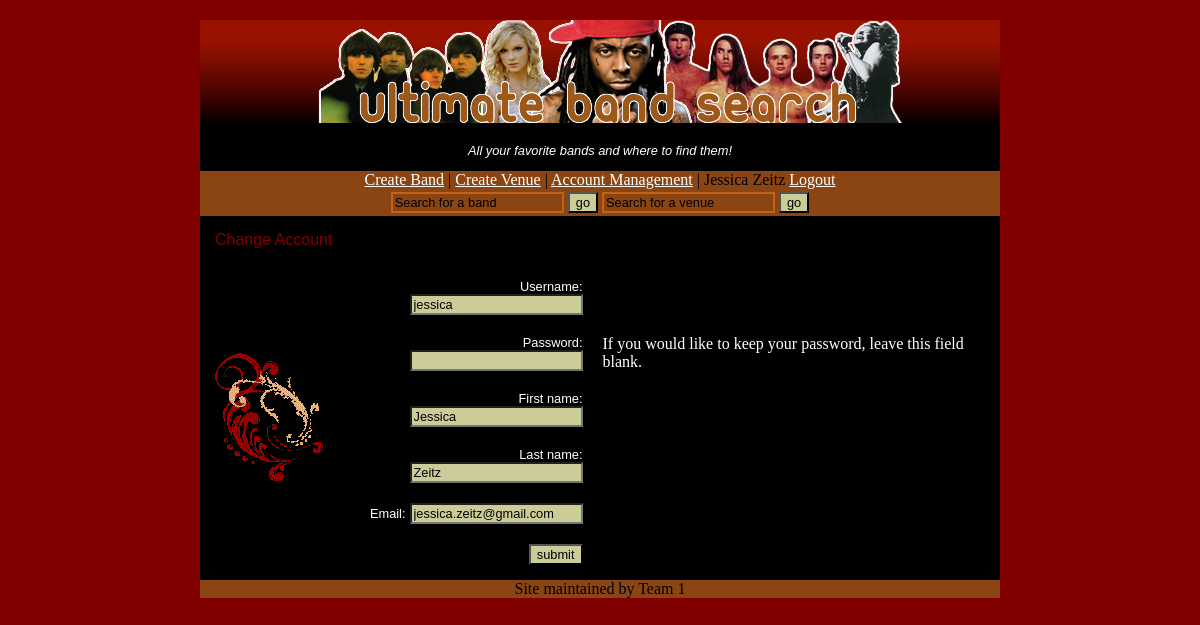
/changeaccount.php (signed in), run on the app's committed database.
### tables this page shows
CREATE TABLE IF NOT EXISTS `accounts` (`userid` smallint(6) NOT NULL AUTO_INCREMENT, `username` varchar(50) NOT NULL, `password` varchar(40) NOT NULL, `firstname` varchar(50) NOT NULL, `lastname` varchar(50) NOT NULL, `email` varchar(50) NOT NULL, PRIMARY KEY (`userid`));

### changeaccount.php (the view, shortened to what this page needs)
<?php
include "dbconnect.php";
?>
<!DOCTYPE html PUBLIC "-//W3C//DTD XHTML 1.0 Transitional//EN"
  "http://www.w3.org/TR/xhtml1/DTD/xhtml1-transitional.dtd">
<html xmlns="http://www.w3.org/1999/xhtml" xml:lang="en" lang="en">
<head>
<link rel="stylesheet" type="text/css" href="style.css" />
</head>
<body>
<div id="wrap">
    <?php
	if(isset($_SESSION['userid'])){
			include("headerUser.php");
		} else {
			include("headerGuest.html");
		}
		$userid=$_SESSION['userid'];
		$query="SELECT * FROM accounts where userid='$userid'";
		$result=mysqli_query($db, $query);
		$row = mysqli_fetch_array($result);
		$username=$row['username'];
		$firstname=$row['firstname'];
		$lastname=$row['lastname'];
		$email=$row['email'];
	?>
	<div id="main">
	<?php if (!isset($_POST['submit'])) {
?>
<table cellpadding="5" cellspacing="10">
<tr><td colspan="2">
		<tableHeader>Change Account</tableheader>
		</td></tr>
		<tr>
		<th rowspan="7"><img src="images/redDesign.gif"></th>
		</tr>
<form method="post" action="<?php echo $PHP_SELF;?>">
<tr>
	<td align="right">
		<label for="username">Username:</label>
		<input type="text" id="username" name="username" value="<?php echo "$username"; ?>" /><br />
	</td>
</tr>
<tr>
	<td align="right">
		<label for="password">Password:</label>
		<input type="password" id="password" name="password"/>
		<br />
	</td>
	<td>
	If you would like to keep your password, leave this field blank.
	</td>
</tr>
<tr>
	<td align="right">
		<label for="firstname">First name:</label>
		<input type="text" id="firstname" name="firstname" value="<?php echo "$firstname"; ?>"/><br />
	</td>
</tr>
<tr>
	<td align="right">
		<label for="lastname">Last name:</label>
		<input type="text" id="lastname" name="lastname" value="<?php echo "$lastname"; ?>"/><br />
	</td>
</tr>
<tr>
	<td align="right">
		<label for="email">Email:</label>
		<input type="text" id="email" name="email" value="<?php echo "$email"; ?>"/><br />
	</td>
</tr>
<tr>
	<td align="right">
		<input type="submit" value="submit" name="submit">
		</form>
</table>
<?php }
?>
	</div>
</div>
</body>
</html>

### style.css (style rules this page uses)
body { padding: 0; margin: 0; background: #800000; color: #000; }
#wrap { width: 800px; margin: 0 auto; background: #000000; }
#main { float: left; width: 800px; text-align: left; background-color: #000000; color: #ffffff; }
#footer { clear: both; background: #8b4513; margin-bottom: 10px; text-align: center; }
tableHeader { color: #800000; background-color: transparent; font-family: "Gill Sans Ultra Bold", "Lucinda Grande", Sans-Serif; }
label { color: #ffffff; background-color: transparent; font-family: "Lucida Sans Unicode", "Lucida Grande", Sans-Serif; font-size: 0.8em; }
input { color: #000000; background-color: #CCCC99; font-family: "Lucida Sans Unicode", "Lucida Grande", Sans-Serif; font-size: 0.8em; }

### data on the page
accounts: username "jessica", firstname "Jessica", lastname "Zeitz", email "jessica.zeitz@gmail.com"

### other printed values
$_SESSION['username'] "Jessica Zeitz"
